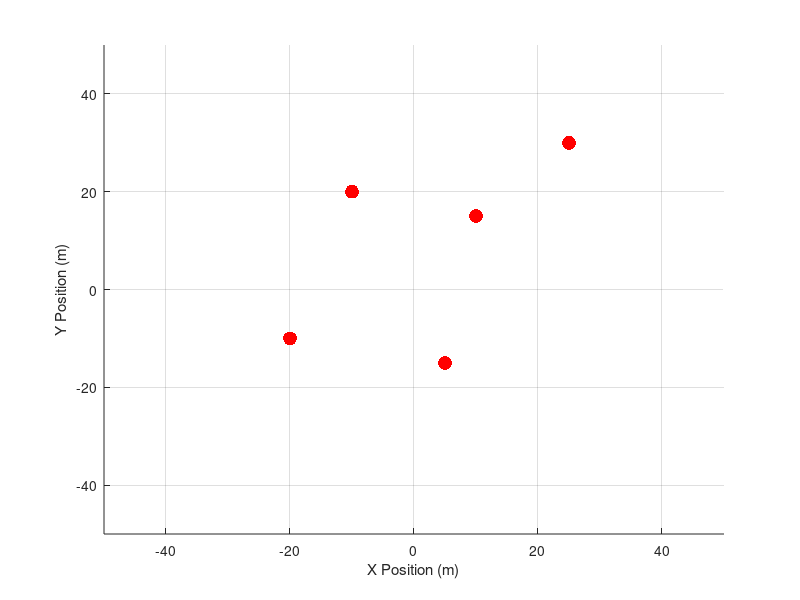

This figure's MATLAB source:
function DroneSimulationAI()
    % AI-Powered 3D Drone Simulation with PID Control & Obstacle Avoidance
    clc; clear; close all;

    % === Simulation Parameters ===
    m = 2;        % Mass of the drone (kg)
    g = 9.81;     % Gravity (m/s^2)
    k = 0.02;     % Drag coefficient
    dt = 0.1;     % Time step (s)
    t_max = 60;   % Total simulation time (s)

    % === Wind Resistance (Affects Drone Motion) ===
    wind_x = 2;  % Wind in X direction (m/s)
    wind_y = -2; % Wind in Y direction (m/s)
    wind_z = -5; % Wind affecting altitude (negative = headwind)

    % === PID Controller for Altitude (Z-Axis) ===
    target_altitude = 100;  % Desired altitude (meters)
    Kp = 2.5;  % Proportional gain (increased for faster correction)
    Ki = 0.5;  % Integral gain (stabilizes altitude)
    Kd = 1.8;  % Derivative gain (dampens overshoot)
    integral = 0; 
    previous_error = 0;

    % === Initialize Drone State ===
    x = 0;  y = 0;  z = 0;   % Initial position
    vx = 10; vy = 10; vz = 5;  % Initial velocities

    % === Define Obstacles (Static Positions) ===
    obstacles = [10, 15, 50; -20, -10, 80; 25, 30, 60; -10, 20, 90; 5, -15, 70];

    % === Create 3D Plot ===
    figure('Name', 'AI Drone Flight Simulation', 'NumberTitle', 'off');
    axis([-50 50 -50 50 0 120]);  
    xlabel('X Position (m)'); ylabel('Y Position (m)'); zlabel('Altitude (m)');
    grid on; hold on;
    drone_plot = plot3(x, y, z, 'bo', 'MarkerSize', 8, 'MarkerFaceColor', 'b');
    scatter3(obstacles(:,1), obstacles(:,2), obstacles(:,3), 100, 'r', 'filled'); % Plot obstacles

    % === Simulation Loop ===
    for time = 0:dt:t_max
        % === Compute Altitude Error for PID Control ===
        error = target_altitude - z;
        integral = integral + error * dt;
        derivative = (error - previous_error) / dt;
        T = Kp * error + Ki * integral + Kd * derivative; % PID-controlled thrust

        % === Compute Forces & Motion ===
        Dx = k * vx^2; Dy = k * vy^2; Dz = k * vz^2; % Drag forces
        ax = (-Dx + wind_x) / m;  
        ay = (-Dy + wind_y) / m;  
        az = (T - Dz - m*g + wind_z) / m;

        % === Update Velocity & Position ===
        vx = vx + ax * dt;  vy = vy + ay * dt;  vz = vz + az * dt;
        x = x + vx * dt;  y = y + vy * dt;  z = z + vz * dt;

        % === AI-Based Obstacle Avoidance ===
        for i = 1:size(obstacles,1)
            obs_dist = norm([x, y, z] - obstacles(i,:));
            if obs_dist < 10  % If within 10m range of an obstacle
                % Compute escape direction
                direction = ([x, y, z] - obstacles(i,:)) / obs_dist;
                vx = vx + direction(1) * 8;  % Move away in X
                vy = vy + direction(2) * 8;  % Move away in Y
                vz = vz + direction(3) * 5;  % Adjust altitude slightly
            end
        end

        % Store error for next iteration
        previous_error = error;

        % === Update Drone Position in 3D Plot ===
        set(drone_plot, 'XData', x, 'YData', y, 'ZData', z);
        drawnow;
        
        pause(0.05);  % Small delay for visualization
    end
end
